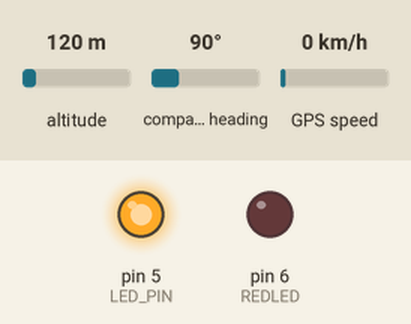
A sketch run on a simulated Arduino Uno, built with avr-gcc and run on an emulated ATmega328P. Shown: output pins drawn as LEDs (lit = HIGH). The inputs (shaded band) are chosen by the test bench; at power-on: altitude 120 m, compass heading 90°, GPS speed 0 km/h. Sleep ends after the set time or at an interrupt; storage starts empty; the GPS gets a fix after 3 s at 37.7749, -122.4194 with 8 satellites; pins used as bus, display or sensor lines are not drawn.

Above: at 1.8 s.
At 3.3 s:
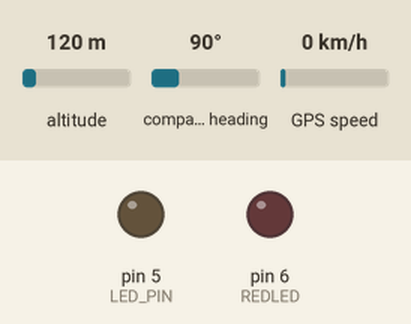
Timing chart, 0 to 5.8 s (numbered marks = the images above):
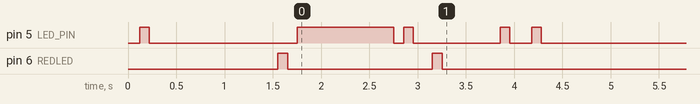

The sketch:

LowPowerFirmware.ino
```cpp
/*
 * Low power firmware for GPS tracking collar.
 *
 * Device power on and does the following tasks:
 *
 * -Creates the global objects and does everything in their constructors.
 * -Through SytemInitialize() all required pins are set to input/output as needed.
 * -Through SytemInitialize() the device checks for an SD card to save to, if none is present the device stops and waits for a power cycle. It blinks red here.
 * -Through SytemInitialize() the device checks the SD card for a settings file and attempts to read from it in a specific order. Every successful settings load blinks green. There can be no blanks in the settings.
 * -The device does a longer green light than usual to indicate it is running as it expected to and will continue.
 * -Through wdtInitialize() the watch dog timer is configured not to trigger system reset, and to wait as long as it can between interrupts (~8seconds)
 * -GPS is powered on, and the port for data is opened.
 *
 * After this a loop happes of the following logic:
 * -Is there data in the GPS port? if so read it and blink to inform the user.
 *      -Is the data valid? If so print to the SD with a valid tag, turn off the GPS, and signal sleep/not waiting
 *
 * -Have we waited too long? If so print a failure with whatever data we DO have blink red twice to indicate failure. Also turn off power. The first cell on the log file inidcates this happening
 *
 *
 * -Are we ready to sleep? If so turn off GPS, then prep the system be clearing the interrupts that have triggered, and re-enabling them.
 *      -determine type of sleep: forever, long, or regular.
 *      -Set sleep mode and then go to sleep.
 *      -Wake on WDT Interrupt.
 *      -Compare how long device has slept to settings file / defaults.
 *      -Have we slept long enough?
 *      -Wake and reset flags to continue again
 *
 *
 */
//Included Libraries
#include <NMEAGPS.h>
#include <SD.h>
#include <SPI.h>
#include <avr/wdt.h>
#include <avr/interrupt.h>
#include <avr/sleep.h>
#include <avr/power.h>
#include <NeoSWSerial.h>

//Defined Pins
#define LED_PIN (5)
#define RXPin (3)
#define TXPin (4)
#define LED1 (5)
#define LED2 (6)
#define GPSpower (2)
#define SDCHIPSELECT (8)
#define GREENLED (LED1)
#define REDLED (LED2)
#define ARDUINO_GPS_RX 3 // These may get swapped between gps brands. Beitian has RX on 3 TX on 4
#define ARDUINO_GPS_TX 4 //


//Prototypes
void LoadSettings();
void Blink(int pin);
void SystemInitialize();
void DeepSleep(int MinutesToSleep);
int printGPSInfo(int);
void wdtInitialize();

//objects
NMEAGPS GPS;
gps_fix fix;
NeoSWSerial gpsPort(ARDUINO_GPS_TX, ARDUINO_GPS_RX);
File dataFile;

//global settings
uint8_t SHORTSLEEP=1;  // in minutes
uint8_t LONGSLEEP=8;
uint8_t BEGINNIGHT=25;
int GPS_BAUD=9600;
uint8_t ENDMONTH=-1;
uint8_t ENDDAY=-1;
unsigned long GPS_TIMEOUT   = 60; // 1 minutes

//changing globals
unsigned long GPS_TIME      = 0;
uint8_t turnGPSoff = 0;

//Interrupts
ISR (WDT_vect)
{
 //We don't actually do anything other than reset the WDT here. We just use this to wake up.
 wdt_reset();
}

void setup() {
  SystemInitialize();//required - also calls load settings
  wdtInitialize();//required for deep sleep
  digitalWrite(GPSpower,HIGH);
  gpsPort.begin(GPS_BAUD);
  GPS_TIME=millis();
}


void loop() {

  // Is a GPS fix available?*******************
  if (GPS.available( gpsPort ))
  {
    fix = GPS.read();
    Blink(GREENLED); //serves as a heartbeat
    if (fix.valid.location&&fix.valid.date&&fix.valid.time)//is gps valid?
    {
      digitalWrite(GPSpower, LOW);
      turnGPSoff    = 1;
      printGPSInfo(1);//Attempt to print
    }
    else
    {
      Blink(REDLED);
    }
  }


  // Have we waited too long for a GPS fix?
  if (millis() - GPS_TIME > (GPS_TIMEOUT*1000))
  {
    turnGPSoff    = 1;
    digitalWrite(GPSpower, LOW);
    Blink(REDLED);
    Blink(REDLED);
    printGPSInfo(-1);//Attempt to print a failure
  }


 //Sleep
  if (turnGPSoff)
  {
    digitalWrite(GPSpower, LOW);

    if(fix.dateTime.month==ENDMONTH&&fix.dateTime.date==ENDDAY)//forever sleep takes priority
    {
      digitalWrite(GREENLED,HIGH);
      while(true)
      {
        Blink(REDLED);
      }
    }
    else if(fix.dateTime.hours==BEGINNIGHT)//overnight sleep
    {
      DeepSleep(60*LONGSLEEP);
    }
    else
    {
      DeepSleep(SHORTSLEEP);//regular sleep
    }
    digitalWrite(GPSpower,HIGH);
    Blink(GREENLED);

    turnGPSoff    = 0;//reset
    GPS_TIME=millis();
  }
} // loop


int printGPSInfo(int TimeOut)
{
    int maxtries=15;
    SD.begin(SDCHIPSELECT);
    dataFile = SD.open("gpslog.csv", FILE_WRITE); //open SD
    while(!dataFile&&maxtries>0)
    {
      maxtries--;
      dataFile.flush();
      SD.end();
      delay(2000);
      SD.begin(SDCHIPSELECT);
      dataFile = SD.open("gpslog.csv", FILE_WRITE);
    }
    if (dataFile)
    {
      Blink(GREENLED);

      dataFile.print(TimeOut);
      dataFile.print(",");
      dataFile.print(fix.valid.location);
      dataFile.print(",");
      dataFile.print(fix.valid.date);
      dataFile.print(",");
      dataFile.print(fix.valid.time);
      dataFile.print(",");
      dataFile.print(fix.dateTime.year);
      dataFile.print(",");
      dataFile.print(fix.dateTime.month);
      dataFile.print(",");
      dataFile.print(fix.dateTime.date);
      dataFile.print(",");
      dataFile.print(fix.dateTime.hours);
      dataFile.print(",");
      dataFile.print(fix.dateTime.minutes);
      dataFile.print(",");
      dataFile.print(fix.dateTime.seconds);
      dataFile.print(",");
      dataFile.print(fix.satellites);
      dataFile.print(",");
      dataFile.print(fix.latitude(),10);
      dataFile.print(",");
      dataFile.println(fix.longitude(),10);

      dataFile.close();
      SD.end();
      return 1;
    }
  else
  {
    for(int j=0;j<255;j++)
    {
      analogWrite(REDLED,j);
      analogWrite(GREENLED,j);
      delay(5);
    }
    for(int j=255;j>0;j--)
    {
      analogWrite(REDLED,j);
      analogWrite(GREENLED,j);
      delay(5);
    }
    return 0;
  }
}//printGPS info

void DeepSleep(int MinutesToSleep)
{
  unsigned long reference;
  sei();//enable interrupts
  for(int sec=0, minutes=0;minutes<MinutesToSleep;sec+=8) //Actual waiting happens here
  {
    set_sleep_mode(SLEEP_MODE_PWR_DOWN);
    sleep_mode();
    sleep_disable();
    while(sec>=60)
    {
      minutes++;
      sec-=60;
    }
  }
  cli();//disable interrupts
  power_all_enable();
  power_adc_disable();//We still don't need this but I think power all re-enables it. Need to go through and individually power on what's needed.
}//Deepsleep

void Blink(int pin)
{
  digitalWrite(pin,LOW);
  delay(100);
  digitalWrite(pin,HIGH);
  delay(100);
  digitalWrite(pin,LOW);
  delay(100);
}//blink

void SystemInitialize()
{
  pinMode(GPSpower, OUTPUT);
  pinMode(REDLED,OUTPUT);
  pinMode(GREENLED,OUTPUT);
  if (!SD.begin(SDCHIPSELECT)) // see if the card is present and can be initialized, also sets the object to hold onto that chip select pin
  {
    //Serial.println("SD fail"); //Tell PC, can be commented out
    //Serial.println("Halting...");
    digitalWrite(GREENLED,LOW);
    digitalWrite(REDLED,HIGH);
    SD.end();
    while(1)
    {
      Blink(REDLED);//no SD card
    }
  }
  else
  {
    Blink(GREENLED);//1
  }
  LoadSettings();
  digitalWrite(GREENLED,HIGH);
  delay(1000);
  digitalWrite(GREENLED,LOW);
  SD.end();

}//system init

void wdtInitialize()
{
  cli();//disable interrupts
  MCUSR = 0; //reset status register
  WDTCSR |= 0b00011000; // using an OR leaves most bits unchanged while setting WDCE and WDE for config mode. See datasheet for details on those.
  WDTCSR =  0b01000000 | 0b100001; //WDIE - enable interrupt, WDE - disable reset on interrupt. the right half sets the delay to 8 seconds.
  sei();//enable interrupts
}//wdt init

void LoadSettings()
{
  int maxtries=5;

  dataFile= SD.open("settings.csv", FILE_READ);
  while(!dataFile&&maxtries>0)//error detected,or settings doesn't exist
  {
    maxtries--;
    SD.end();
    delay(200);
    SD.begin(SDCHIPSELECT);
    dataFile= SD.open("settings.csv", FILE_READ);
  }
  if(dataFile)
  {
    Blink(GREENLED);
    SHORTSLEEP=NumFromSD();//short sleep in minutes
    Blink(GREENLED);
    LONGSLEEP=NumFromSD();//overnight sleep in hours
    Blink(GREENLED);
    BEGINNIGHT=NumFromSD();//UTC time to start overnight sleep
    Blink(GREENLED);
    GPS_BAUD=NumFromSD();//set baud rate to include different gps units
    Blink(GREENLED);
    ENDMONTH=NumFromSD();//what month to stop logging, -1 disables (in either)
    Blink(GREENLED);
    ENDDAY=NumFromSD();//what day to stop logging, -1 disables (in either)
    Blink(GREENLED);
    GPS_TIMEOUT=NumFromSD(); //how long to wait, in seconds. rounds to the whole second
    Blink(GREENLED);
  }
  else
  {
    Blink(REDLED);//settings file doesn't exist
  }
    dataFile.close();

}//load settings

int NumFromSD()
{
  int ToReturn=0;
  int buf;
  int num[5];
  int i=0,neg=0,j=0;
  while(dataFile.read()!=','); //read until ,
  do//begin extracting numbers
  {
    buf=dataFile.read(); //get char
    if(buf>=48&&buf<=57)
    {
    buf-=48; //convert char number to int number
    num[i]=buf; //store in array
      while(j<i)
      {
        num[j]=num[j]*10;
        j++;
      }
      j=0;
      i++;
    }
    else if(buf=='-')
    {
      neg=1;
    }
  } while(buf!=10);
  while(i>j)
  {
    ToReturn=ToReturn+num[j];
    j++;
  }
  if(neg)
    {
      ToReturn=ToReturn*-1;
    }
  return(ToReturn);
}//num from sd
```

Measured:
- by itself, pin 5 (LED_PIN): HIGH → LOW at 0.22 s, → HIGH 1.5 s later, → LOW 1.0 s later, → HIGH 0.10 s later, … (9 changes in this stretch)
- by itself, pin 6 (REDLED): HIGH → LOW at 1.7 s, → HIGH 1.5 s later, → LOW 0.10 s later
